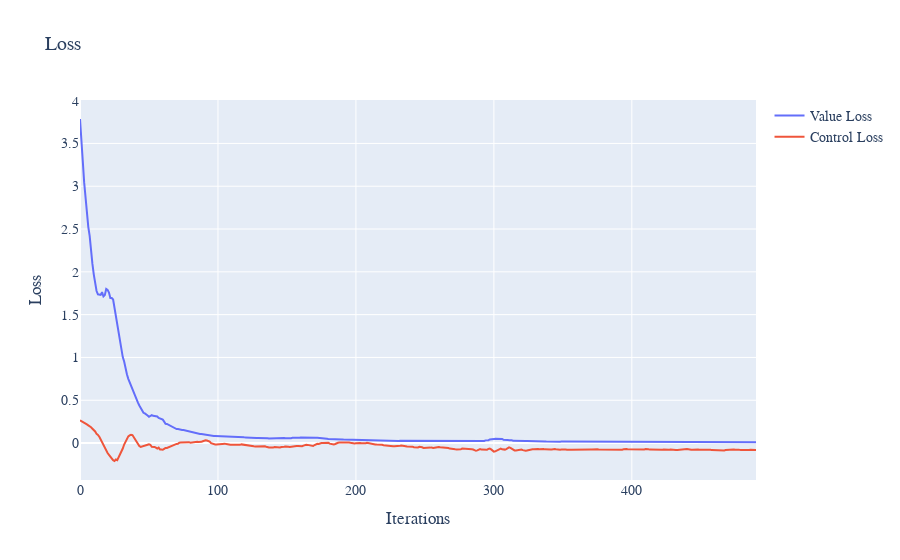

Notebook code for this chart:
### Code cell
LIQUIDATION_MODEL_CONFIG = {
    "hidden_dim": 32,
    "learning_rate": 5e-3,
    "loss_weights": (1, 1),
    "lr_decay": 0.99,
    "sampling_method": "uniform",
    "network_type": "FF",
    "optimiser": "Adam",
    "delay_control": 2,
    "alpha_noise": 0.3
}
eq = LIQUIDATION()
model = LIQUIDATION_MODEL_CONFIG
solver = DGMPIASolver(model, eq)
loss = np.array(list(solver.train(500)))
plot_losses(loss)

### Figure 1 — Plotly figure (JSON) as saved in the notebook; plotly's stock layout.template omitted (floating-point values rounded to 4 significant figures; data arrays with more than 128 entries replaced by an {"elided": "..."} marker saying what was removed)
{"data": [{"mode": "lines", "name": "Value Loss", "type": "scatter", "x": {"elided": "491 int values"}, "xaxis": "x", "y": {"elided": "491 float values"}, "yaxis": "y"}, {"mode": "lines", "name": "Control Loss", "type": "scatter", "x": {"elided": "491 int values"}, "xaxis": "x", "y": {"elided": "491 float values"}, "yaxis": "y"}], "layout": {"font": {"family": "Courier New, monospace", "size": 14}, "title": {"text": "Loss"}, "xaxis": {"anchor": "y", "domain": [0, 1], "title": {"text": "Iterations"}}, "yaxis": {"anchor": "x", "domain": [0, 1], "title": {"text": "Loss"}}}}
